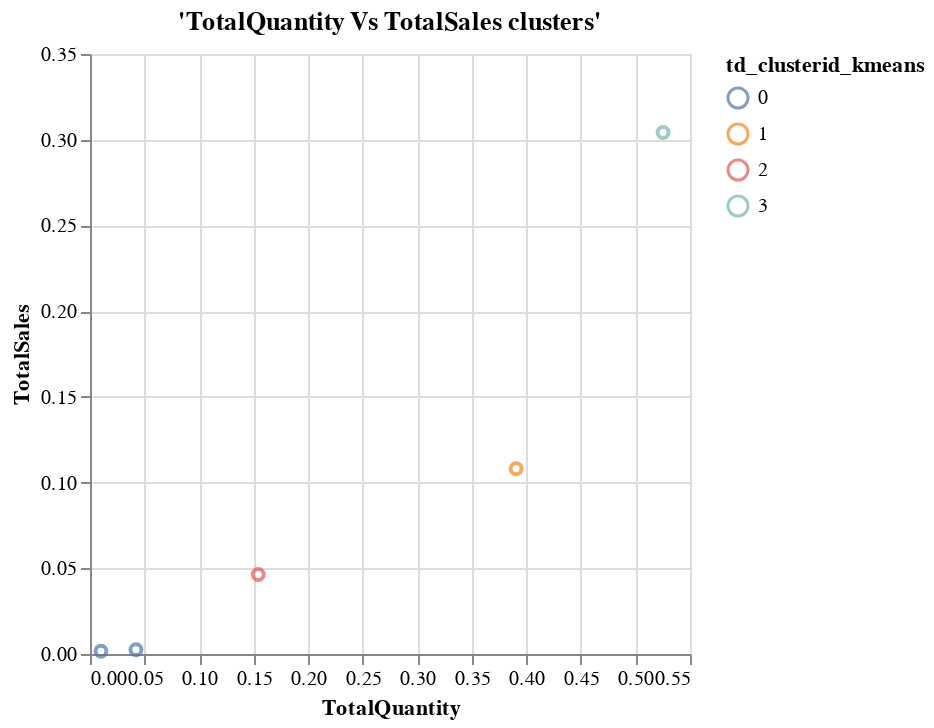

The notebook cell saved with this chart:
### Markdown cell above
<p style = 'font-size:16px;font-family:Arial;color:#00233C'> In the above chart we have plotted TotalQuantity Vs TotalPrice to see how the clusters look like in the 2d plane where X axis is TotalQuantity and Y axis is TotalPrice. Note that this is only due to the limitation of visualization on being only in 2 dimensions where as the cluster creation is based on all 5 columns.

### Code cell
%chart x = TotalQuantity, y = TotalSales, groupingcol = td_clusterid_kmeans, typegroupingcol = nominal,
mark = point, title = 'TotalQuantity Vs TotalSales clusters', height = 400, width = 600

### Figure 1 — Vega-Lite specification as saved in the notebook (floating-point values rounded to 4 significant figures)
{"$schema": "https://vega.github.io/schema/vega-lite/v3.json", "data": {"format": {"type": "csv"}, "values": "\"CustomerID\",\"td_clusterid_kmeans\",\"td_distance_kmeans\",\"TotalQuantity\",\"TotalItems\",\"TotalPrice\",\"TotalSales\",\"SalesPerItem\"\n\"12957\",\"3\",\"0.20620033398660964\",\"0.5253562447611064\",\"0.0560368164591229\",\"0.5329341317365269\",\"0.30417984916074264\",\"0.015130672657059908\"\n\"13349\",\"0\",\"0.009225851369446442\",\"0.04212070410729254\",\"0.004060638873849486\",\"0.04485177888695951\",\"0.0024844621953746624\",\"0.0016091352755077605\"\n\"16434\",\"2\",\"0.08421952588823309\",\"0.15423302598491198\",\"0.023551705468327015\",\"0.2679115111779043\",\"0.04633428617072907\",\"0.00543655713347243\"\n\"16168\",\"1\",\"0.09186885618528345\",\"0.3906119027661358\",\"0.015159718462371413\",\"0.25100643965644787\",\"0.10803010514087587\",\"0.019620266936850688\"\n\"14090\",\"0\",\"0.05833357652574218\",\"0.010058675607711651\",\"0\",\"0.09520490877802268\",\"0.0015801838941958608\",\"0.01672159759468308\"\n"}, "encoding": {"color": {"field": "td_clusterid_kmeans", "type": "nominal"}, "x": {"axis": {"grid": true, "title": "TotalQuantity"}, "field": "TotalQuantity", "type": "quantitative"}, "y": {"axis": {"grid": true, "title": "TotalSales"}, "field": "TotalSales", "type": "quantitative"}}, "height": "400", "mark": {"color": "#4C78A8", "type": "point"}, "title": "'TotalQuantity Vs TotalSales clusters'", "width": "600"}
